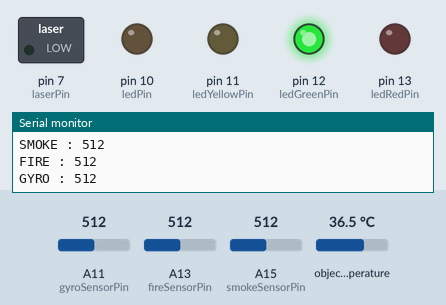
Simulated run of this sketch. Board: Arduino Mega 2560, built with avr-gcc and run on an emulated ATmega2560. Parts: switched loads named in the sketch (green lamp = pin HIGH), output pins drawn as LEDs (lit = HIGH), the last lines printed to the serial monitor. Inputs (shaded band) come from the test bench; at power-on: A13 (fireSensorPin) = 512, A11 (gyroSensorPin) = 512, A15 (smokeSensorPin) = 512, object temperature 36.5 °C.

Above: at 1.8 s.
1.9 s: A13 (fireSensorPin) set to 491
At 3.2 s:
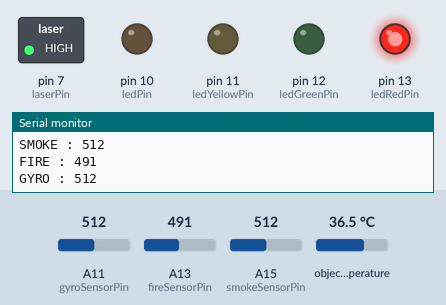
3.5 s: A11 (gyroSensorPin) set to 105
5.3 s: A11 (gyroSensorPin) set to 95
At 7.4 s:
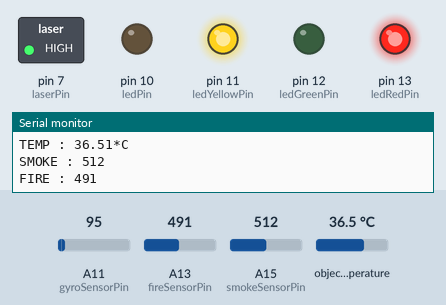
7.7 s: A13 (fireSensorPin) set to 716
At 8.7 s:
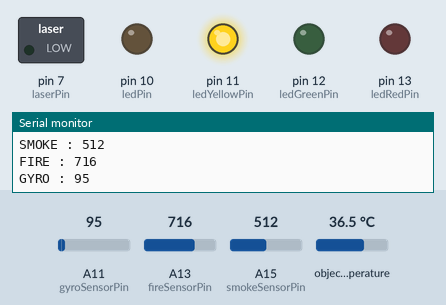
9.8 s: A13 (fireSensorPin) set to 306
At 11.1 s:
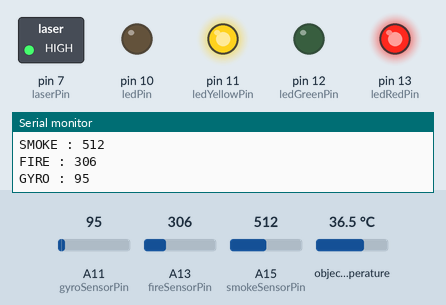
11.8 s: A13 (fireSensorPin) set to 992
At 13.7 s:
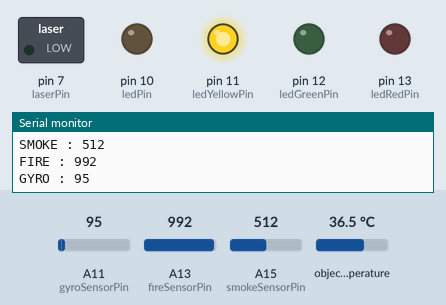
Timing chart, 0 to 15.0 s (numbered marks = the images above; inputs shaded):
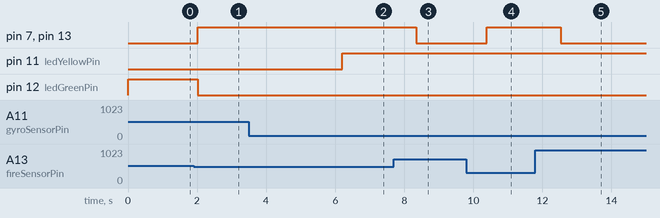

Measured:
- the behaviour switches between 501 and 500 on A13 (fireSensorPin) (found by bisection; images 0 and 1)
- the behaviour switches between 101 and 100 on A11 (gyroSensorPin) (found by bisection; images 1 and 2)
- after the input at 1.9 s, pin 7 (laserPin), pin 13 (ledRedPin): LOW → HIGH after 0.12 s; pin 12 (ledGreenPin): HIGH → LOW after 0.12 s
- after the input at 5.3 s, pin 11 (ledYellowPin): LOW → HIGH after 0.91 s
- after the input at 7.7 s, pin 7 (laserPin), pin 13 (ledRedPin): HIGH → LOW after 0.65 s
- after the input at 9.8 s, pin 7 (laserPin), pin 13 (ledRedPin): LOW → HIGH after 0.59 s
- after the input at 11.8 s, pin 7 (laserPin), pin 13 (ledRedPin): HIGH → LOW after 0.73 s

The sketch:

arduinoProjectTest.ino
```cpp
#include <Adafruit_MLX90614.h>
#include <Wire.h>

const int moduleId = 0;

int issue = 0;
Adafruit_MLX90614 mlx = Adafruit_MLX90614();          // tempSensor

// pin
const int laserPin = 7;
const int ledRedPin = 13;
const int ledGreenPin = 12;
const int ledYellowPin = 11;
const int ledPin = 10;

const int smokeSensorPin = A15;
const int fireSensorPin = A13;
const int gyroSensorPin = A11;

// value
float tempVal = 0;
const float tempHigh = 60.0;                        // when fire event
int smokeVal;
const int smokeHigh = 1000;                         // when fire event
int fireVal;
const int fireLow = 500;                            // when fire event

int gyroVal;
const int gyroLow = 100;                            // when earthquake event


void event(){
  if((tempVal >= tempHigh) || (smokeVal >= smokeHigh) || (fireVal <= fireLow)){
    if(gyroVal <= gyroLow){
      issue = 3;
      Serial.print("TEMP : "); Serial.print(tempVal); Serial.println("*C");
      Serial.print("SMOKE : ");
      Serial.println(smokeVal);
      Serial.print("FIRE : ");
      Serial.println(fireVal);

      Serial.print("GYRO : ");
      Serial.println(gyroVal);
    }else{
      issue = 1;
      Serial.print("TEMP : "); Serial.print(tempVal); Serial.println("*C");
      Serial.print("SMOKE : ");
      Serial.println(smokeVal);
      Serial.print("FIRE : ");
      Serial.println(fireVal);
    }
  }else{
    if(gyroVal <= gyroLow){
      issue = 2;
      Serial.print("GYRO : ");
      Serial.println(gyroVal);
    }else{
    issue = 0;
    }
}
}

void monitoring(){
  Serial.print("TEMP : "); Serial.print(tempVal); Serial.println("*C");
  Serial.print("SMOKE : ");Serial.println(smokeVal);
  Serial.print("FIRE : ");Serial.println(fireVal);

  Serial.print("GYRO : ");Serial.println(gyroVal);
}

void state(){
  switch(issue){
    case 0:
      digitalWrite(laserPin, LOW);
      digitalWrite(ledRedPin, LOW);
      digitalWrite(ledGreenPin, HIGH);
      digitalWrite(ledYellowPin, LOW);
      Serial.println("STATE : NORMAL");
      Serial.println();
      break;
    case 1:
      digitalWrite(laserPin, HIGH);
      digitalWrite(ledRedPin, HIGH);
      digitalWrite(ledGreenPin, LOW);
      digitalWrite(ledYellowPin, LOW);
      Serial.println("STATE : FIRE");
      Serial.println();
      break;
    case 2:
      digitalWrite(laserPin, LOW);
      digitalWrite(ledRedPin, LOW);
      digitalWrite(ledGreenPin, LOW);
      digitalWrite(ledYellowPin, HIGH);
      Serial.println("STATE : EARTHQUAKE");
      Serial.println();
      break;
    case 3:
      digitalWrite(laserPin, HIGH);
      digitalWrite(ledRedPin, HIGH);
      digitalWrite(ledGreenPin, LOW);
      digitalWrite(ledYellowPin, HIGH);
      Serial.println("STATE : FIRE/EARTHQUAKE");
      Serial.println();
      break;
  }
}

void sensing(){
  tempVal = mlx.readObjectTempC();           // objTemp
  smokeVal = analogRead(smokeSensorPin);
  fireVal = analogRead(fireSensorPin);
  gyroVal = analogRead(gyroSensorPin);
  event();
  state();
}

void setup() {
  Serial.begin(9600);

  // module
  pinMode(laserPin, OUTPUT);
  mlx.begin();                                          // temp
  pinMode(ledRedPin, OUTPUT);
  pinMode(ledGreenPin, OUTPUT);
  pinMode(ledYellowPin, OUTPUT);
  pinMode(ledPin, OUTPUT);
}

void loop() {
  sensing();
  monitoring();
  delay(1000);
}
```
